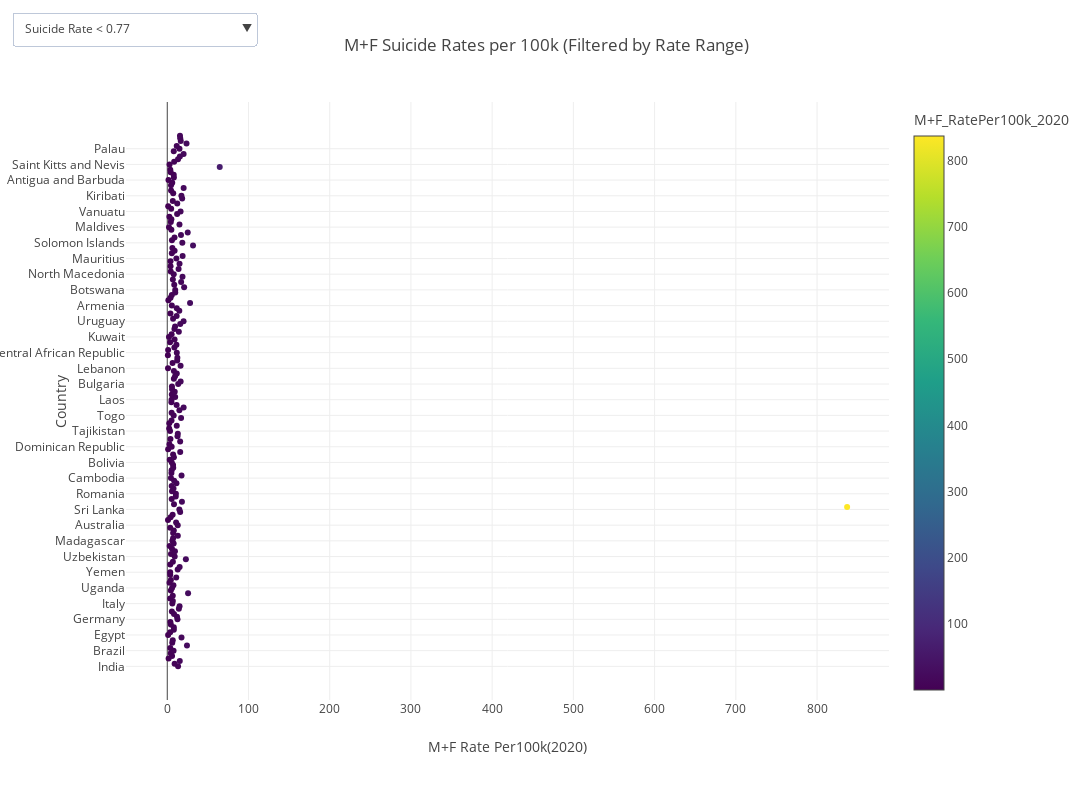

Write notebook code for a chart like this one.
### Code cell
df['M+F_RatePer100k_2020'] = pd.to_numeric(df['M+F_RatePer100k_2020'], errors='coerce')

'''This Function to creates a scatter plot'''
def create_scatter_plot(df, x_col, y_col, color_col, color_scale="Viridis"):
    fig = px.scatter(df, 
                     x=x_col, 
                     y=y_col, 
                     hover_name=y_col,  
                     color=color_col, 
                     color_continuous_scale=color_scale)
    return fig

'''This Function updates the layout of the figure'''
def update_layout(fig, title, xaxis_title, yaxis_title, width=1200, height=800):
    fig.update_layout(
        width=width,  
        height=height,
        margin=dict(l=100, r=50, t=50, b=100), 
        title=title,  
        xaxis_title=xaxis_title,  
        yaxis_title=yaxis_title, 
        showlegend=False, 
        hoverlabel=dict(font_size=14),
    )
    return fig

'''Function to create the dropdown for filtering based on suicide rate'''
def create_rate_range_dropdown(min_rate, max_rate):
    return [
        dict(
            label=f"Suicide Rate < {min_rate}",
            method="relayout",
            args=["xaxis.range", [df['M+F_RatePer100k_2020'].min(), min_rate]]
        ),
        dict(
            label=f"Suicide Rate between {min_rate} and {max_rate}",
            method="relayout",
            args=["xaxis.range", [min_rate, max_rate]]
        ),
        dict(
            label=f"Suicide Rate > {max_rate}",
            method="relayout",
            args=["xaxis.range", [max_rate, df['M+F_RatePer100k_2020'].max()]]
        ),
    ]

'''Function to filter the dataframe based on suicide rate range'''
def filter_data_by_rate_range(df, min_rate, max_rate):
    return df[(df['M+F_RatePer100k_2020'] >= min_rate) & (df['M+F_RatePer100k_2020'] <= max_rate)]

''' Main function to display the interactive plot'''
def display_interactive_plot():
    '''Sidebar filter for suicide rate range'''
    min_rate, max_rate = st.sidebar.slider(
        "Select Suicide Rate Range (per 100k)",
        min_value=float(df['M+F_RatePer100k_2020'].min()),
        max_value=float(df['M+F_RatePer100k_2020'].max()),
        value=(float(df['M+F_RatePer100k_2020'].min()), float(df['M+F_RatePer100k_2020'].max()))
    )

    '''Filter the data based on selected rate range'''
    filtered_df = filter_data_by_rate_range(df, min_rate, max_rate)

    '''Create the scatter plot'''
    fig = create_scatter_plot(filtered_df, 'M+F_RatePer100k_2020', 'country', 'M+F_RatePer100k_2020')

    '''Create the dropdown buttons for rate range selection'''
    rate_range_buttons = create_rate_range_dropdown(min_rate, max_rate)

    ''' Add dropdown buttons to the plot'''
    fig.update_layout(
        updatemenus=[
            dict(
                type="dropdown",
                direction="down",
                x=0.17,
                y=1.15,
                buttons=rate_range_buttons
            ),
        ]
    )

    ''' Update the layout of the figure'''
    fig = update_layout(fig, 
                        title=f'M+F Suicide Rates per 100k (Filtered by Rate Range)', 
                        xaxis_title='M+F Rate Per100k(2020)',
                        yaxis_title='Country')

    '''Show the plot'''
    fig.show()

''' Call the main function to display the plot'''
display_interactive_plot()

### Figure 1 — Plotly figure (JSON) as saved in the notebook; plotly's stock layout.template omitted (floating-point values rounded to 4 significant figures; data arrays with more than 128 entries replaced by an {"elided": "..."} marker saying what was removed)
{"data": [{"hovertemplate": "<b>%{hovertext}</b><br><br>M+F_RatePer100k_2020=%{marker.color}<br>country=%{y}<extra></extra>", "hovertext": {"elided": "204 str values"}, "legendgroup": "", "marker": {"color": {"elided": "204 float values"}, "coloraxis": "coloraxis", "symbol": "circle"}, "mode": "markers", "name": "", "orientation": "h", "showlegend": false, "type": "scatter", "x": {"elided": "204 float values"}, "xaxis": "x", "y": {"elided": "204 str values"}, "yaxis": "y"}], "layout": {"coloraxis": {"colorbar": {"title": {"text": "M+F_RatePer100k_2020"}}, "colorscale": [[0, "#440154"], [0.1111, "#482878"], [0.2222, "#3e4989"], [0.3333, "#31688e"], [0.4444, "#26828e"], [0.5556, "#1f9e89"], [0.6667, "#35b779"], [0.7778, "#6ece58"], [0.8889, "#b5de2b"], [1, "#fde725"]]}, "height": 800, "hoverlabel": {"font": {"size": 14}}, "legend": {"tracegroupgap": 0}, "margin": {"b": 100, "l": 100, "r": 50, "t": 50}, "showlegend": false, "title": {"text": "M+F Suicide Rates per 100k (Filtered by Rate Range)"}, "updatemenus": [{"buttons": [{"args": ["xaxis.range", [0.77, 0.77]], "label": "Suicide Rate < 0.77", "method": "relayout"}, {"args": ["xaxis.range", [0.77, 837]], "label": "Suicide Rate between 0.77 and 837.0", "method": "relayout"}, {"args": ["xaxis.range", [837, 837]], "label": "Suicide Rate > 837.0", "method": "relayout"}], "direction": "down", "type": "dropdown", "x": 0.17, "y": 1.15}], "width": 1200, "xaxis": {"anchor": "y", "domain": [0, 1], "title": {"text": "M+F Rate Per100k(2020)"}}, "yaxis": {"anchor": "x", "domain": [0, 1], "title": {"text": "Country"}}}}
